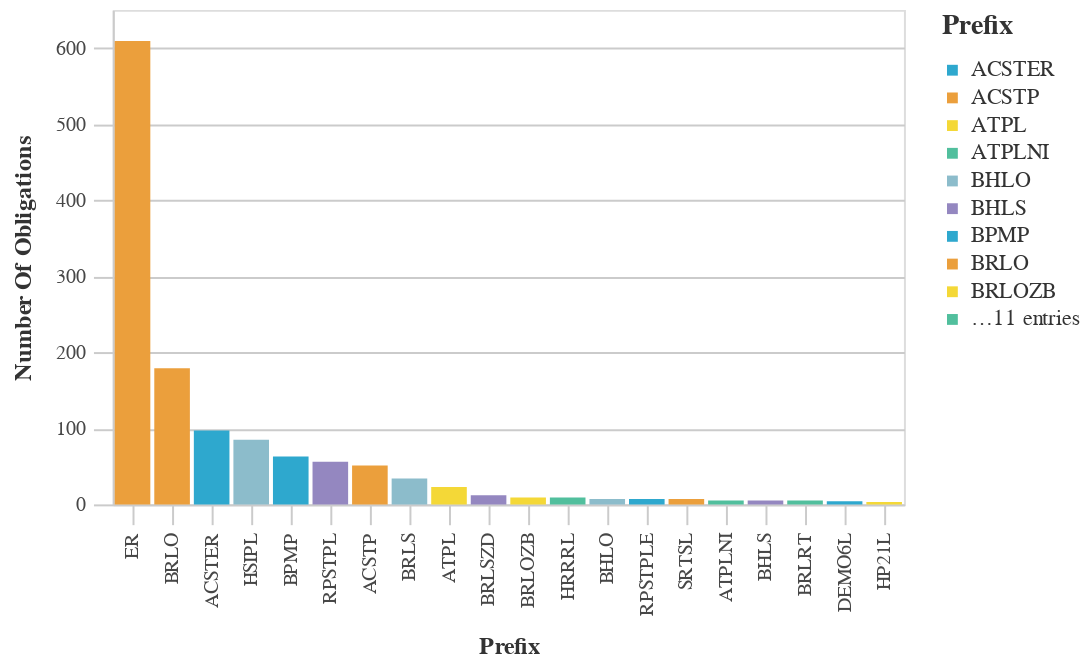

Here is the notebook cell this chart was saved with:
### Markdown cell above
### Most Used Prefix Codes

### Code cell
#Bar chart with the Most Used Prefix Counts
chart_df = (df_top>>filter(_.variable=='prefix')).rename(columns={"value":"Prefix",
                                 "count":"Number of Obligations"})
chart9= (_dla_utils.basic_bar_chart_no_save(chart_df, 'Prefix', 'Number of Obligations', 'Prefix', district))
    

display(chart9)

### Figure 1 — Vega-Lite specification as saved in the notebook (floating-point values rounded to 4 significant figures)
{"config": {"view": {"continuousWidth": 400, "continuousHeight": 300}, "axis": {"domainColor": "#cbcbcb", "grid": true, "gridColor": "#cbcbcb", "gridWidth": 1, "labelColor": "#474747", "labelFont": "Nunito Sans", "labelFontSize": 10, "labelPadding": 4, "tickColor": "#cbcbcb", "tickSize": 10, "titleColor": "#333", "titleFont": "Raleway", "titleFontSize": 12, "titlePadding": 10}, "axisBand": {"grid": false}, "background": "white", "font": "Raleway", "header": {"labelFont": "Nunito Sans", "titleFont": "Raleway"}, "legend": {"labelColor": "#333", "labelFont": "Nunito Sans", "labelFontSize": 11, "labelLimit": 0, "padding": 1, "symbolSize": 30, "symbolType": "square", "titleColor": "#333", "titleFont": "Raleway", "titleFontSize": 14, "titlePadding": 10}, "title": {"anchor": "middle", "font": "Raleway", "fontSize": 18, "fontWeight": 300, "offset": 20}}, "data": {"name": "data-31e7ccf7499028ce7b9fac6bcb340474"}, "mark": "bar", "encoding": {"color": {"field": "Prefix", "legend": {"symbolLimit": 10, "title": "Prefix"}, "scale": {"range": ["#2EA8CE", "#EB9F3C", "#F4D837", "#51BF9D", "#8CBCCB", "#9487C0"]}, "type": "nominal"}, "tooltip": [{"field": "Prefix", "type": "nominal"}, {"field": "Number of Obligations", "type": "quantitative"}], "x": {"field": "Prefix", "sort": "-y", "title": "Prefix", "type": "nominal"}, "y": {"field": "Number of Obligations", "title": "Number Of Obligations", "type": "quantitative"}}, "height": 250, "width": 400, "$schema": "https://vega.github.io/schema/vega-lite/v4.17.0.json", "datasets": {"data-31e7ccf7499028ce7b9fac6bcb340474": [{"Prefix": "ER", "Number of Obligations": 609, "variable": "prefix"}, {"Prefix": "BRLO", "Number of Obligations": 179, "variable": "prefix"}, {"Prefix": "ACSTER", "Number of Obligations": 97, "variable": "prefix"}, {"Prefix": "HSIPL", "Number of Obligations": 85, "variable": "prefix"}, {"Prefix": "BPMP", "Number of Obligations": 63, "variable": "prefix"}, {"Prefix": "RPSTPL", "Number of Obligations": 56, "variable": "prefix"}, {"Prefix": "ACSTP", "Number of Obligations": 51, "variable": "prefix"}, {"Prefix": "BRLS", "Number of Obligations": 34, "variable": "prefix"}, {"Prefix": "ATPL", "Number of Obligations": 23, "variable": "prefix"}, {"Prefix": "BRLSZD", "Number of Obligations": 12, "variable": "prefix"}, {"Prefix": "BRLOZB", "Number of Obligations": 9, "variable": "prefix"}, {"Prefix": "HRRRL", "Number of Obligations": 9, "variable": "prefix"}, {"Prefix": "BHLO", "Number of Obligations": 7, "variable": "prefix"}, {"Prefix": "RPSTPLE", "Number of Obligations": 7, "variable": "prefix"}, {"Prefix": "SRTSL", "Number of Obligations": 7, "variable": "prefix"}, {"Prefix": "ATPLNI", "Number of Obligations": 5, "variable": "prefix"}, {"Prefix": "BHLS", "Number of Obligations": 5, "variable": "prefix"}, {"Prefix": "BRLRT", "Number of Obligations": 5, "variable": "prefix"}, {"Prefix": "DEMO6L", "Number of Obligations": 4, "variable": "prefix"}, {"Prefix": "HP21L", "Number of Obligations": 3, "variable": "prefix"}]}}
